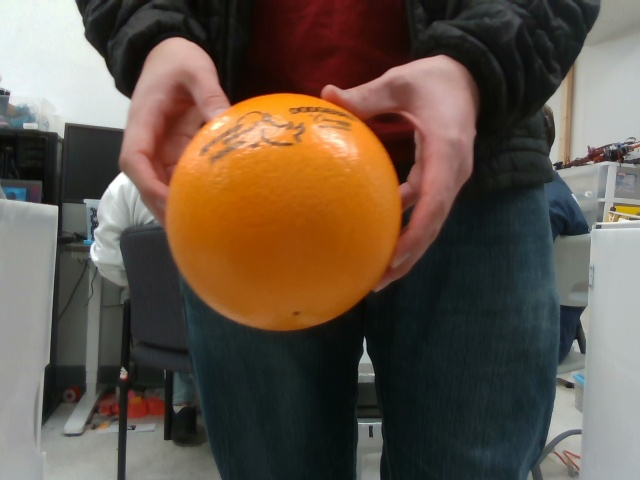
#> input picture images/frame0050.jpg, 640 x 480 px
$ python ball_detect.py
#> lines starting #> are read from the running program, lines starting #| are printed output that depends on the picture; after the words box and inside, x2 and y2 are one past the last pixel; in counts of white or black regions, pixels touching at a corner belong together
#!/usr/bin/env python

import numpy as np
import cv2
import matplotlib.pyplot as plt

img = cv2.imread('images/frame0050.jpg')
#> img is the input picture: shape (480, 640, 3); mean B, G, R 72.9, 86, 100.2
hsv_frame = cv2.cvtColor(img, cv2.COLOR_BGR2HSV)
#> hsv_frame: shape (480, 640, 3); mean H, S, V 54.6, 88, 105.6
low_orange = np.array([12,50,50])
high_orange = np.array([15,255,255])
orange_mask = cv2.inRange(hsv_frame, low_orange, high_orange)
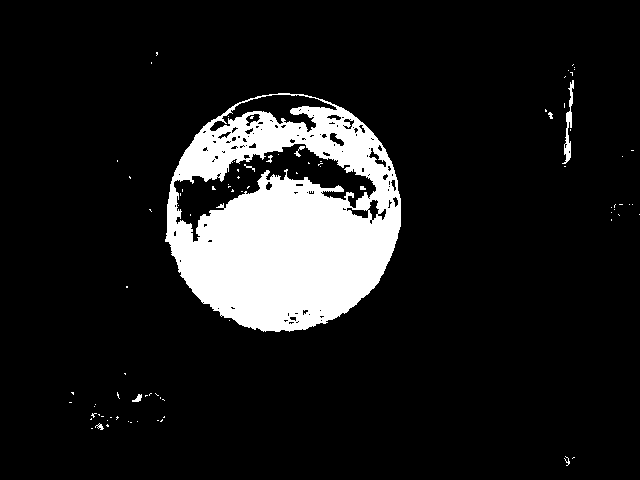
#> orange_mask: shape (480, 640); 11.5% white; 87 white regions (77 under 20 px), largest, box (x1, y1, x2, y2) and area: (165, 93, 401, 332) 34685, (562, 80, 574, 164) 326, (132, 394, 142, 402) 44
orange = cv2.bitwise_and(img,img,mask=orange_mask)
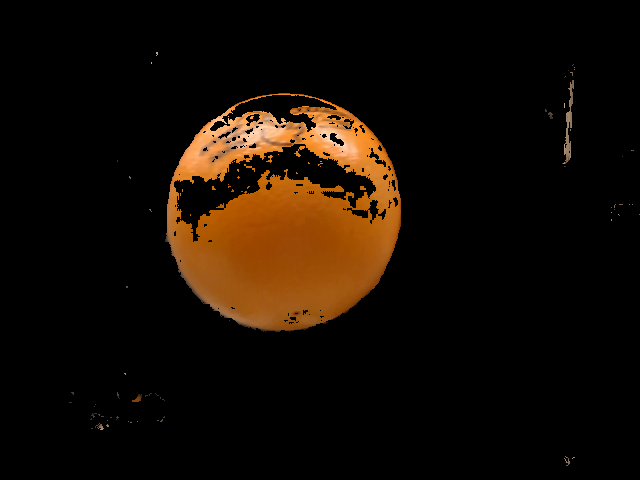
#> orange: shape (480, 640, 3); mean B, G, R 3.5, 11.8, 20.8
gray = cv2.cvtColor(orange, cv2.COLOR_BGR2GRAY)
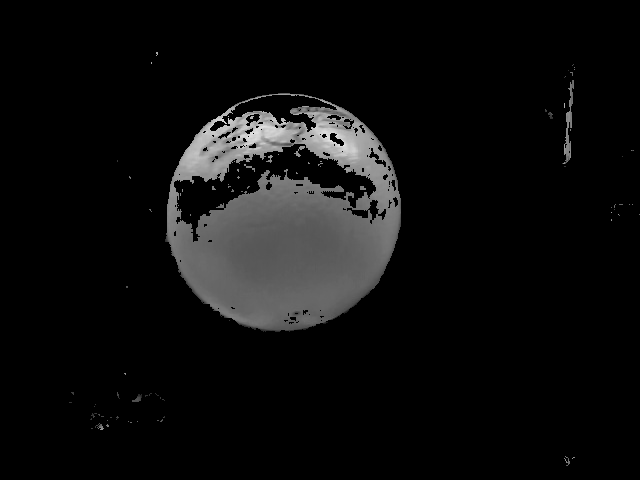
#> gray: shape (480, 640); min 0, max 230, mean 13.5

detected_circles = cv2.HoughCircles(gray, cv2.HOUGH_GRADIENT,2, 300)
#> detected_circles = [[285, 211, 116.2]]

# Draw circles that are detected.
if detected_circles is not None:
    detected_circles = np.uint16(np.around(detected_circles))
#> detected_circles = [[285, 211, 116]]
    print("Coordinates:" + str(detected_circles[0, 0, 0]) + "," + str(detected_circles[0, 0, 1]))
#| Coordinates:285,211


# [11 lines of commented-out code are left out]

else:
    print("No Circles")

$ run again, with images/frame0000.jpg copied over images/frame0050.jpg
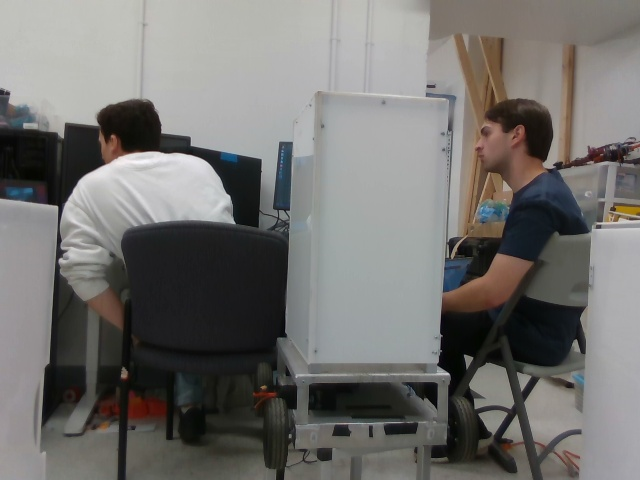
#> input picture images/frame0000.jpg, 640 x 480 px
#> img is the input picture: shape (480, 640, 3); mean B, G, R 111, 113.5, 114.9
#> hsv_frame: shape (480, 640, 3); mean H, S, V 58.4, 26.9, 117.3
#> `orange_mask = cv2.inRange(hsv_frame, low_orange, high_orange)`:
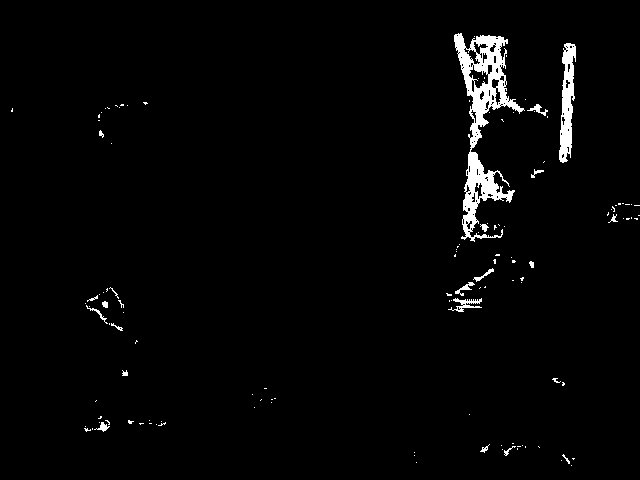
#> orange_mask: shape (480, 640); 2.3% white; 128 white regions (106 under 20 px), largest, box (x1, y1, x2, y2) and area: (454, 33, 525, 242) 4426, (559, 43, 576, 163) 1201, (448, 298, 482, 312) 189
#> `orange = cv2.bitwise_and(img,img,mask=orange_mask)`:
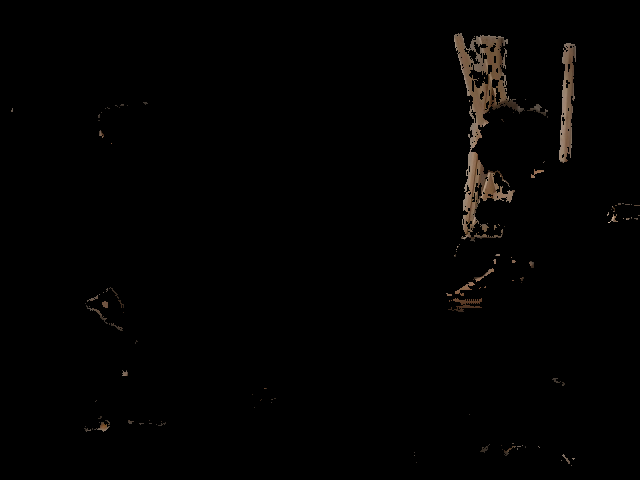
#> orange: shape (480, 640, 3); mean B, G, R 1.7, 2.1, 2.6
#> detected_circles = None

$ run again, with images/frame0006.jpg copied over images/frame0050.jpg
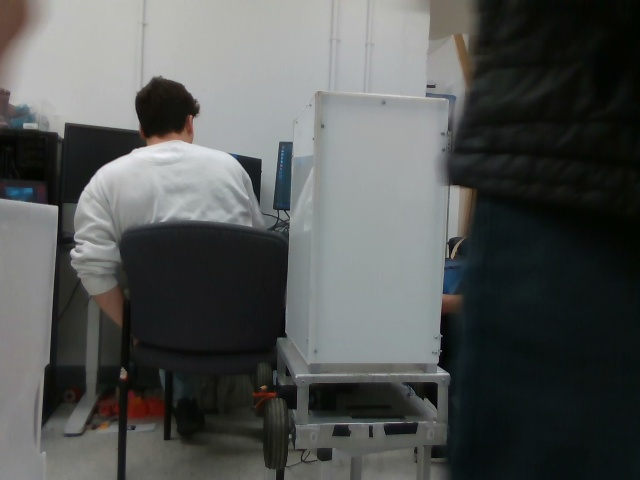
#> input picture images/frame0006.jpg, 640 x 480 px
#> img is the input picture: shape (480, 640, 3); mean B, G, R 84.9, 86.2, 83.5
#> hsv_frame: shape (480, 640, 3); mean H, S, V 67.1, 46, 87.9
#> `orange_mask = cv2.inRange(hsv_frame, low_orange, high_orange)`:
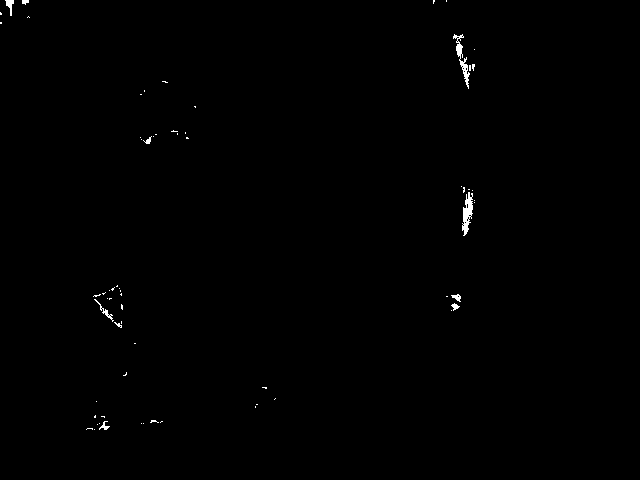
#> orange_mask: shape (480, 640); 0.35% white; 67 white regions (57 under 20 px), largest, box (x1, y1, x2, y2) and area: (462, 192, 473, 236) 270, (453, 34, 470, 89) 239, (94, 299, 114, 322) 70
#> detected_circles = None
